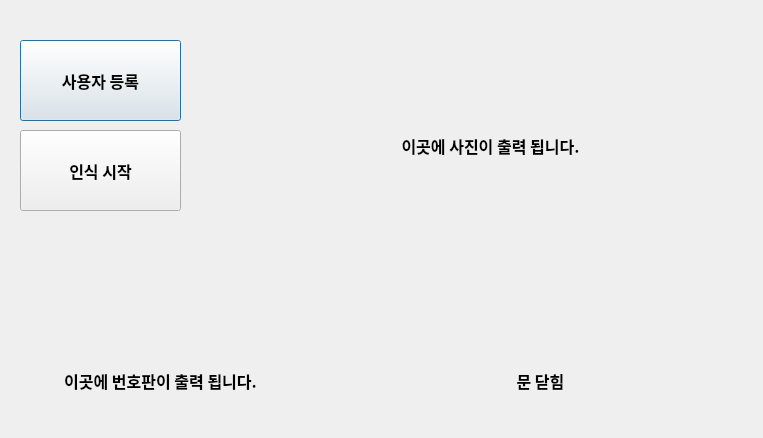
<?xml version="1.0" encoding="UTF-8"?>
<ui version="4.0">
 <class>Dialog</class>
 <widget class="QDialog" name="Dialog">
  <property name="geometry">
   <rect>
    <x>0</x>
    <y>0</y>
    <width>763</width>
    <height>438</height>
   </rect>
  </property>
  <property name="windowTitle">
   <string>FullCover</string>
  </property>
  <property name="windowIcon">
   <iconset>
    <normaloff>home.png</normaloff>
    <normalon>home.png</normalon>
    <disabledoff>home.png</disabledoff>
    <disabledon>home.png</disabledon>home.png</iconset>
  </property>
  <widget class="QPushButton" name="btn_1">
   <property name="geometry">
    <rect>
     <x>20</x>
     <y>40</y>
     <width>161</width>
     <height>81</height>
    </rect>
   </property>
   <property name="font">
    <font>
     <family>맑은 고딕</family>
     <pointsize>12</pointsize>
     <weight>75</weight>
     <bold>true</bold>
    </font>
   </property>
   <property name="text">
    <string>사용자 등록</string>
   </property>
  </widget>
  <widget class="QPushButton" name="btn_2">
   <property name="geometry">
    <rect>
     <x>20</x>
     <y>130</y>
     <width>161</width>
     <height>81</height>
    </rect>
   </property>
   <property name="font">
    <font>
     <family>맑은 고딕</family>
     <pointsize>12</pointsize>
     <weight>75</weight>
     <bold>true</bold>
    </font>
   </property>
   <property name="text">
    <string>인식 시작</string>
   </property>
  </widget>
  <widget class="QLabel" name="lbl_picture">
   <property name="geometry">
    <rect>
     <x>250</x>
     <y>10</y>
     <width>481</width>
     <height>271</height>
    </rect>
   </property>
   <property name="font">
    <font>
     <family>맑은 고딕</family>
     <pointsize>12</pointsize>
     <weight>75</weight>
     <bold>true</bold>
    </font>
   </property>
   <property name="lineWidth">
    <number>1</number>
   </property>
   <property name="text">
    <string>이곳에 사진이 출력 됩니다.</string>
   </property>
   <property name="alignment">
    <set>Qt::AlignCenter</set>
   </property>
  </widget>
  <widget class="QLabel" name="lbl2_picture">
   <property name="geometry">
    <rect>
     <x>30</x>
     <y>350</y>
     <width>261</width>
     <height>61</height>
    </rect>
   </property>
   <property name="font">
    <font>
     <family>맑은 고딕</family>
     <pointsize>12</pointsize>
     <weight>75</weight>
     <bold>true</bold>
    </font>
   </property>
   <property name="text">
    <string>이곳에 번호판이 출력 됩니다.</string>
   </property>
   <property name="alignment">
    <set>Qt::AlignCenter</set>
   </property>
  </widget>
  <widget class="QLabel" name="lbl2_picture_2">
   <property name="geometry">
    <rect>
     <x>410</x>
     <y>350</y>
     <width>261</width>
     <height>61</height>
    </rect>
   </property>
   <property name="font">
    <font>
     <family>맑은 고딕</family>
     <pointsize>12</pointsize>
     <weight>75</weight>
     <bold>true</bold>
    </font>
   </property>
   <property name="text">
    <string>문 닫힘</string>
   </property>
   <property name="alignment">
    <set>Qt::AlignCenter</set>
   </property>
  </widget>
 </widget>
 <resources/>
 <connections/>
</ui>
